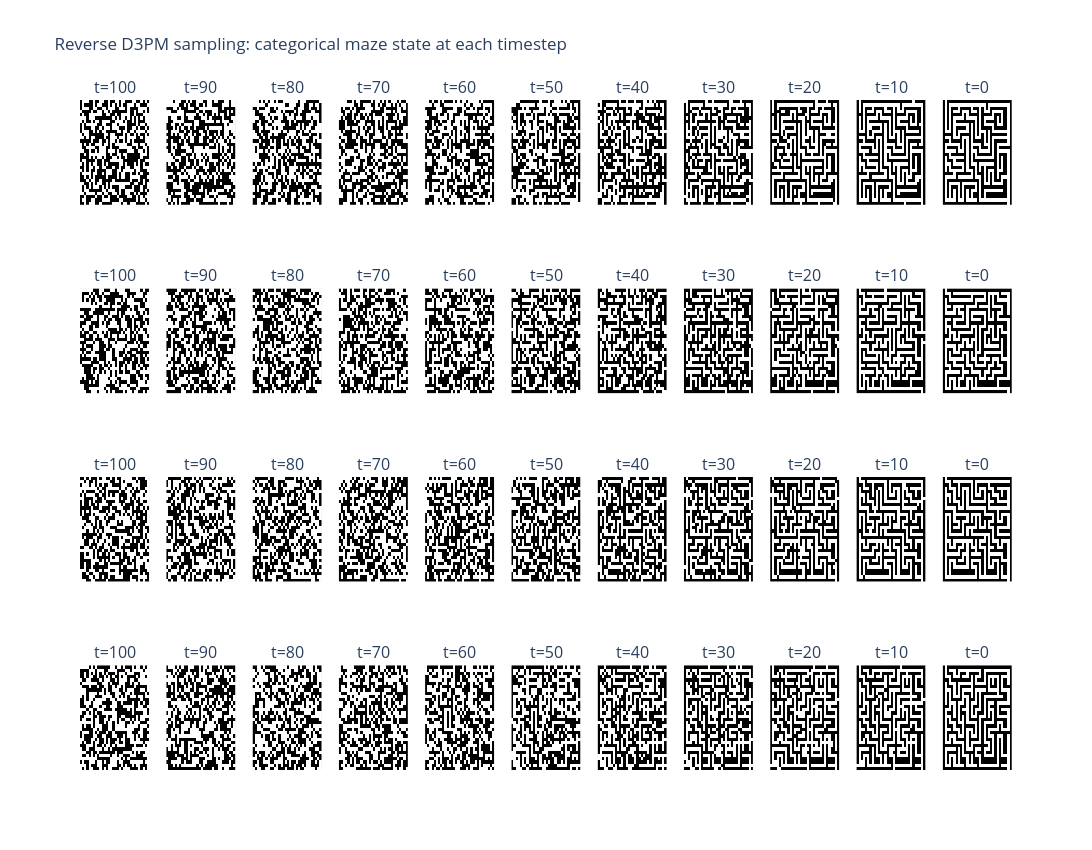
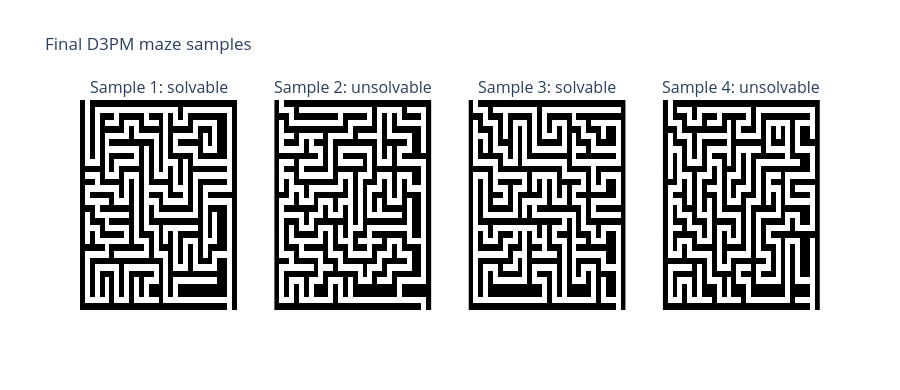

Notebook cell for these charts, in order:
### Markdown cell above
## 6. Reverse Sampling and Solvability

Start from the terminal prior, which is an independent fair binary state at every pixel. At each reverse timestep, the U-Net predicts clean-class probabilities; combine these with the exact categorical posterior to get `p_theta(x_{t-1} | x_t)`, then sample each pixel categorically. Unlike the continuous notebooks, the entire reverse trajectory consists of binary grids.

### Code cell
N_METRIC_SAMPLES = 128
N_TO_SHOW = 4
REVERSE_PREVIEW_TIMESTEPS = [100, 90, 80, 70, 60, 50, 40, 30, 20, 10, 0]


@torch.no_grad()
def sample_d3pm(model, n_samples, capture_timesteps=()):
    model.eval()
    x_t = torch.randint(
        0, NUM_CLASSES, (n_samples, 32, 32), device=DEVICE, dtype=torch.long
    )
    initial_prior = x_t.detach().clone()
    captures = {DIFFUSION_STEPS: x_t.detach().clone()}
    capture_timesteps = set(capture_timesteps)

    for t in reversed(range(1, DIFFUSION_STEPS + 1)):
        timesteps = torch.full((n_samples,), t, device=DEVICE, dtype=torch.long)
        logits_x0 = model(one_hot_pixels(x_t), timesteps)
        _, p_previous = reverse_distribution_from_logits(logits_x0, x_t, timesteps)
        probabilities = p_previous.permute(0, 2, 3, 1).reshape(-1, NUM_CLASSES)
        x_t = torch.multinomial(probabilities, num_samples=1).reshape(n_samples, 32, 32)
        if (t - 1) in capture_timesteps:
            captures[t - 1] = x_t.detach().clone()

    return x_t, captures, initial_prior


samples, reverse_snapshots, initial_prior = sample_d3pm(
    model, N_METRIC_SAMPLES, REVERSE_PREVIEW_TIMESTEPS
)
hard_samples = samples.cpu().numpy().astype(np.uint8)
print(
    "Terminal prior class-1 fraction: "
    f"{initial_prior.float().mean().item():.3f} (expected about 0.5)"
)

fig = make_subplots(
    rows=N_TO_SHOW,
    cols=len(REVERSE_PREVIEW_TIMESTEPS),
    subplot_titles=[
        f"t={t}" for _ in range(N_TO_SHOW) for t in REVERSE_PREVIEW_TIMESTEPS
    ],
)
for row in range(N_TO_SHOW):
    for col, timestep in enumerate(REVERSE_PREVIEW_TIMESTEPS, start=1):
        fig.add_trace(
            go.Heatmap(
                z=reverse_snapshots[timestep][row].cpu().numpy(),
                zmin=0,
                zmax=1,
                colorscale=[[0, "black"], [1, "white"]],
                showscale=False,
            ),
            row=row + 1,
            col=col,
        )
fig.update_layout(
    title="Reverse D3PM sampling: categorical maze state at each timestep",
    height=850,
    width=1900,
)
fig.update_xaxes(showticklabels=False)
fig.update_yaxes(showticklabels=False, autorange="reversed")
fig.show()

solved = [solvability_rate([maze]) for maze in hard_samples]
print(f"Solvable samples: {sum(solved)}/{len(solved)} ({np.mean(solved):.1%})")
hard_fig = make_subplots(
    rows=1,
    cols=N_TO_SHOW,
    subplot_titles=[
        f"Sample {i + 1}: {'solvable' if solved[i] else 'unsolvable'}"
        for i in range(N_TO_SHOW)
    ],
)
for i in range(N_TO_SHOW):
    hard_fig.add_trace(
        go.Heatmap(
            z=hard_samples[i],
            zmin=0,
            zmax=1,
            colorscale=[[0, "black"], [1, "white"]],
            showscale=False,
        ),
        row=1,
        col=i + 1,
    )
hard_fig.update_layout(title="Final D3PM maze samples", height=390, width=900)
hard_fig.update_xaxes(showticklabels=False)
hard_fig.update_yaxes(showticklabels=False, autorange="reversed")
hard_fig.show()

### Figure 1 — Plotly figure (JSON) as saved in the notebook; plotly's stock layout.template omitted (floating-point values rounded to 4 significant figures; data arrays with more than 128 entries replaced by an {"elided": "..."} marker saying what was removed)
{"data": [{"colorscale": [[0, "black"], [1, "white"]], "showscale": false, "type": "heatmap", "xaxis": "x", "yaxis": "y", "z": {"elided": "32x32 int values"}, "zmax": 1, "zmin": 0}, {"colorscale": [[0, "black"], [1, "white"]], "showscale": false, "type": "heatmap", "xaxis": "x2", "yaxis": "y2", "z": {"elided": "32x32 int values"}, "zmax": 1, "zmin": 0}, {"colorscale": [[0, "black"], [1, "white"]], "showscale": false, "type": "heatmap", "xaxis": "x3", "yaxis": "y3", "z": {"elided": "32x32 int values"}, "zmax": 1, "zmin": 0}, {"colorscale": [[0, "black"], [1, "white"]], "showscale": false, "type": "heatmap", "xaxis": "x4", "yaxis": "y4", "z": {"elided": "32x32 int values"}, "zmax": 1, "zmin": 0}, {"colorscale": [[0, "black"], [1, "white"]], "showscale": false, "type": "heatmap", "xaxis": "x5", "yaxis": "y5", "z": {"elided": "32x32 int values"}, "zmax": 1, "zmin": 0}, {"colorscale": [[0, "black"], [1, "white"]], "showscale": false, "type": "heatmap", "xaxis": "x6", "yaxis": "y6", "z": {"elided": "32x32 int values"}, "zmax": 1, "zmin": 0}, {"colorscale": [[0, "black"], [1, "white"]], "showscale": false, "type": "heatmap", "xaxis": "x7", "yaxis": "y7", "z": {"elided": "32x32 int values"}, "zmax": 1, "zmin": 0}, {"colorscale": [[0, "black"], [1, "white"]], "showscale": false, "type": "heatmap", "xaxis": "x8", "yaxis": "y8", "z": {"elided": "32x32 int values"}, "zmax": 1, "zmin": 0}, {"colorscale": [[0, "black"], [1, "white"]], "showscale": false, "type": "heatmap", "xaxis": "x9", "yaxis": "y9", "z": {"elided": "32x32 int values"}, "zmax": 1, "zmin": 0}, {"colorscale": [[0, "black"], [1, "white"]], "showscale": false, "type": "heatmap", "xaxis": "x10", "yaxis": "y10", "z": {"elided": "32x32 int values"}, "zmax": 1, "zmin": 0}, {"colorscale": [[0, "black"], [1, "white"]], "showscale": false, "type": "heatmap", "xaxis": "x11", "yaxis": "y11", "z": {"elided": "32x32 int values"}, "zmax": 1, "zmin": 0}, {"colorscale": [[0, "black"], [1, "white"]], "showscale": false, "type": "heatmap", "xaxis": "x12", "yaxis": "y12", "z": {"elided": "32x32 int values"}, "zmax": 1, "zmin": 0}, {"colorscale": [[0, "black"], [1, "white"]], "showscale": false, "type": "heatmap", "xaxis": "x13", "yaxis": "y13", "z": {"elided": "32x32 int values"}, "zmax": 1, "zmin": 0}, {"colorscale": [[0, "black"], [1, "white"]], "showscale": false, "type": "heatmap", "xaxis": "x14", "yaxis": "y14", "z": {"elided": "32x32 int values"}, "zmax": 1, "zmin": 0}, {"colorscale": [[0, "black"], [1, "white"]], "showscale": false, "type": "heatmap", "xaxis": "x15", "yaxis": "y15", "z": {"elided": "32x32 int values"}, "zmax": 1, "zmin": 0}, {"colorscale": [[0, "black"], [1, "white"]], "showscale": false, "type": "heatmap", "xaxis": "x16", "yaxis": "y16", "z": {"elided": "32x32 int values"}, "zmax": 1, "zmin": 0}, {"colorscale": [[0, "black"], [1, "white"]], "showscale": false, "type": "heatmap", "xaxis": "x17", "yaxis": "y17", "z": {"elided": "32x32 int values"}, "zmax": 1, "zmin": 0}, {"colorscale": [[0, "black"], [1, "white"]], "showscale": false, "type": "heatmap", "xaxis": "x18", "yaxis": "y18", "z": {"elided": "32x32 int values"}, "zmax": 1, "zmin": 0}, {"colorscale": [[0, "black"], [1, "white"]], "showscale": false, "type": "heatmap", "xaxis": "x19", "yaxis": "y19", "z": {"elided": "32x32 int values"}, "zmax": 1, "zmin": 0}, {"colorscale": [[0, "black"], [1, "white"]], "showscale": false, "type": "heatmap", "xaxis": "x20", "yaxis": "y20", "z": {"elided": "32x32 int values"}, "zmax": 1, "zmin": 0}, {"colorscale": [[0, "black"], [1, "white"]], "showscale": false, "type": "heatmap", "xaxis": "x21", "yaxis": "y21", "z": {"elided": "32x32 int values"}, "zmax": 1, "zmin": 0}, {"colorscale": [[0, "black"], [1, "white"]], "showscale": false, "type": "heatmap", "xaxis": "x22", "yaxis": "y22", "z": {"elided": "32x32 int values"}, "zmax": 1, "zmin": 0}, {"colorscale": [[0, "black"], [1, "white"]], "showscale": false, "type": "heatmap", "xaxis": "x23", "yaxis": "y23", "z": {"elided": "32x32 int values"}, "zmax": 1, "zmin": 0}, {"colorscale": [[0, "black"], [1, "white"]], "showscale": false, "type": "heatmap", "xaxis": "x24", "yaxis": "y24", "z": {"elided": "32x32 int values"}, "zmax": 1, "zmin": 0}, {"colorscale": [[0, "black"], [1, "white"]], "showscale": false, "type": "heatmap", "xaxis": "x25", "yaxis": "y25", "z": {"elided": "32x32 int values"}, "zmax": 1, "zmin": 0}, {"colorscale": [[0, "black"], [1, "white"]], "showscale": false, "type": "heatmap", "xaxis": "x26", "yaxis": "y26", "z": {"elided": "32x32 int values"}, "zmax": 1, "zmin": 0}, {"colorscale": [[0, "black"], [1, "white"]], "showscale": false, "type": "heatmap", "xaxis": "x27", "yaxis": "y27", "z": {"elided": "32x32 int values"}, "zmax": 1, "zmin": 0}, {"colorscale": [[0, "black"], [1, "white"]], "showscale": false, "type": "heatmap", "xaxis": "x28", "yaxis": "y28", "z": {"elided": "32x32 int values"}, "zmax": 1, "zmin": 0}, {"colorscale": [[0, "black"], [1, "white"]], "showscale": false, "type": "heatmap", "xaxis": "x29", "yaxis": "y29", "z": {"elided": "32x32 int values"}, "zmax": 1, "zmin": 0}, {"colorscale": [[0, "black"], [1, "white"]], "showscale": false, "type": "heatmap", "xaxis": "x30", "yaxis": "y30", "z": {"elided": "32x32 int values"}, "zmax": 1, "zmin": 0}, {"colorscale": [[0, "black"], [1, "white"]], "showscale": false, "type": "heatmap", "xaxis": "x31", "yaxis": "y31", "z": {"elided": "32x32 int values"}, "zmax": 1, "zmin": 0}, {"colorscale": [[0, "black"], [1, "white"]], "showscale": false, "type": "heatmap", "xaxis": "x32", "yaxis": "y32", "z": {"elided": "32x32 int values"}, "zmax": 1, "zmin": 0}, {"colorscale": [[0, "black"], [1, "white"]], "showscale": false, "type": "heatmap", "xaxis": "x33", "yaxis": "y33", "z": {"elided": "32x32 int values"}, "zmax": 1, "zmin": 0}, {"colorscale": [[0, "black"], [1, "white"]], "showscale": false, "type": "heatmap", "xaxis": "x34", "yaxis": "y34", "z": {"elided": "32x32 int values"}, "zmax": 1, "zmin": 0}, {"colorscale": [[0, "black"], [1, "white"]], "showscale": false, "type": "heatmap", "xaxis": "x35", "yaxis": "y35", "z": {"elided": "32x32 int values"}, "zmax": 1, "zmin": 0}, {"colorscale": [[0, "black"], [1, "white"]], "showscale": false, "type": "heatmap", "xaxis": "x36", "yaxis": "y36", "z": {"elided": "32x32 int values"}, "zmax": 1, "zmin": 0}, {"colorscale": [[0, "black"], [1, "white"]], "showscale": false, "type": "heatmap", "xaxis": "x37", "yaxis": "y37", "z": {"elided": "32x32 int values"}, "zmax": 1, "zmin": 0}, {"colorscale": [[0, "black"], [1, "white"]], "showscale": false, "type": "heatmap", "xaxis": "x38", "yaxis": "y38", "z": {"elided": "32x32 int values"}, "zmax": 1, "zmin": 0}, {"colorscale": [[0, "black"], [1, "white"]], "showscale": false, "type": "heatmap", "xaxis": "x39", "yaxis": "y39", "z": {"elided": "32x32 int values"}, "zmax": 1, "zmin": 0}, {"colorscale": [[0, "black"], [1, "white"]], "showscale": false, "type": "heatmap", "xaxis": "x40", "yaxis": "y40", "z": {"elided": "32x32 int values"}, "zmax": 1, "zmin": 0}, {"colorscale": [[0, "black"], [1, "white"]], "showscale": false, "type": "heatmap", "xaxis": "x41", "yaxis": "y41", "z": {"elided": "32x32 int values"}, "zmax": 1, "zmin": 0}, {"colorscale": [[0, "black"], [1, "white"]], "showscale": false, "type": "heatmap", "xaxis": "x42", "yaxis": "y42", "z": {"elided": "32x32 int values"}, "zmax": 1, "zmin": 0}, {"colorscale": [[0, "black"], [1, "white"]], "showscale": false, "type": "heatmap", "xaxis": "x43", "yaxis": "y43", "z": {"elided": "32x32 int values"}, "zmax": 1, "zmin": 0}, {"colorscale": [[0, "black"], [1, "white"]], "showscale": false, "type": "heatmap", "xaxis": "x44", "yaxis": "y44", "z": {"elided": "32x32 int values"}, "zmax": 1, "zmin": 0}], "layout": {"annotations": [{"font": {"size": 16}, "showarrow": false, "text": "t=100", "x": 0.03719, "xanchor": "center", "xref": "paper", "y": 1, "yanchor": "bottom", "yref": "paper"}, {"font": {"size": 16}, "showarrow": false, "text": "t=90", "x": 0.1298, "xanchor": "center", "xref": "paper", "y": 1, "yanchor": "bottom", "yref": "paper"}, {"font": {"size": 16}, "showarrow": false, "text": "t=80", "x": 0.2223, "xanchor": "center", "xref": "paper", "y": 1, "yanchor": "bottom", "yref": "paper"}, {"font": {"size": 16}, "showarrow": false, "text": "t=70", "x": 0.3149, "xanchor": "center", "xref": "paper", "y": 1, "yanchor": "bottom", "yref": "paper"}, {"font": {"size": 16}, "showarrow": false, "text": "t=60", "x": 0.4074, "xanchor": "center", "xref": "paper", "y": 1, "yanchor": "bottom", "yref": "paper"}, {"font": {"size": 16}, "showarrow": false, "text": "t=50", "x": 0.5, "xanchor": "center", "xref": "paper", "y": 1, "yanchor": "bottom", "yref": "paper"}, {"font": {"size": 16}, "showarrow": false, "text": "t=40", "x": 0.5926, "xanchor": "center", "xref": "paper", "y": 1, "yanchor": "bottom", "yref": "paper"}, {"font": {"size": 16}, "showarrow": false, "text": "t=30", "x": 0.6851, "xanchor": "center", "xref": "paper", "y": 1, "yanchor": "bottom", "yref": "paper"}, {"font": {"size": 16}, "showarrow": false, "text": "t=20", "x": 0.7777, "xanchor": "center", "xref": "paper", "y": 1, "yanchor": "bottom", "yref": "paper"}, {"font": {"size": 16}, "showarrow": false, "text": "t=10", "x": 0.8702, "xanchor": "center", "xref": "paper", "y": 1, "yanchor": "bottom", "yref": "paper"}, {"font": {"size": 16}, "showarrow": false, "text": "t=0", "x": 0.9628, "xanchor": "center", "xref": "paper", "y": 1, "yanchor": "bottom", "yref": "paper"}, {"font": {"size": 16}, "showarrow": false, "text": "t=100", "x": 0.03719, "xanchor": "center", "xref": "paper", "y": 0.7188, "yanchor": "bottom", "yref": "paper"}, {"font": {"size": 16}, "showarrow": false, "text": "t=90", "x": 0.1298, "xanchor": "center", "xref": "paper", "y": 0.7188, "yanchor": "bottom", "yref": "paper"}, {"font": {"size": 16}, "showarrow": false, "text": "t=80", "x": 0.2223, "xanchor": "center", "xref": "paper", "y": 0.7188, "yanchor": "bottom", "yref": "paper"}, {"font": {"size": 16}, "showarrow": false, "text": "t=70", "x": 0.3149, "xanchor": "center", "xref": "paper", "y": 0.7188, "yanchor": "bottom", "yref": "paper"}, {"font": {"size": 16}, "showarrow": false, "text": "t=60", "x": 0.4074, "xanchor": "center", "xref": "paper", "y": 0.7188, "yanchor": "bottom", "yref": "paper"}, {"font": {"size": 16}, "showarrow": false, "text": "t=50", "x": 0.5, "xanchor": "center", "xref": "paper", "y": 0.7188, "yanchor": "bottom", "yref": "paper"}, {"font": {"size": 16}, "showarrow": false, "text": "t=40", "x": 0.5926, "xanchor": "center", "xref": "paper", "y": 0.7188, "yanchor": "bottom", "yref": "paper"}, {"font": {"size": 16}, "showarrow": false, "text": "t=30", "x": 0.6851, "xanchor": "center", "xref": "paper", "y": 0.7188, "yanchor": "bottom", "yref": "paper"}, {"font": {"size": 16}, "showarrow": false, "text": "t=20", "x": 0.7777, "xanchor": "center", "xref": "paper", "y": 0.7188, "yanchor": "bottom", "yref": "paper"}, {"font": {"size": 16}, "showarrow": false, "text": "t=10", "x": 0.8702, "xanchor": "center", "xref": "paper", "y": 0.7188, "yanchor": "bottom", "yref": "paper"}, {"font": {"size": 16}, "showarrow": false, "text": "t=0", "x": 0.9628, "xanchor": "center", "xref": "paper", "y": 0.7188, "yanchor": "bottom", "yref": "paper"}, {"font": {"size": 16}, "showarrow": false, "text": "t=100", "x": 0.03719, "xanchor": "center", "xref": "paper", "y": 0.4375, "yanchor": "bottom", "yref": "paper"}, {"font": {"size": 16}, "showarrow": false, "text": "t=90", "x": 0.1298, "xanchor": "center", "xref": "paper", "y": 0.4375, "yanchor": "bottom", "yref": "paper"}, {"font": {"size": 16}, "showarrow": false, "text": "t=80", "x": 0.2223, "xanchor": "center", "xref": "paper", "y": 0.4375, "yanchor": "bottom", "yref": "paper"}, {"font": {"size": 16}, "showarrow": false, "text": "t=70", "x": 0.3149, "xanchor": "center", "xref": "paper", "y": 0.4375, "yanchor": "bottom", "yref": "paper"}, {"font": {"size": 16}, "showarrow": false, "text": "t=60", "x": 0.4074, "xanchor": "center", "xref": "paper", "y": 0.4375, "yanchor": "bottom", "yref": "paper"}, {"font": {"size": 16}, "showarrow": false, "text": "t=50", "x": 0.5, "xanchor": "center", "xref": "paper", "y": 0.4375, "yanchor": "bottom", "yref": "paper"}, {"font": {"size": 16}, "showarrow": false, "text": "t=40", "x": 0.5926, "xanchor": "center", "xref": "paper", "y": 0.4375, "yanchor": "bottom", "yref": "paper"}, {"font": {"size": 16}, "showarrow": false, "text": "t=30", "x": 0.6851, "xanchor": "center", "xref": "paper", "y": 0.4375, "yanchor": "bottom", "yref": "paper"}, {"font": {"size": 16}, "showarrow": false, "text": "t=20", "x": 0.7777, "xanchor": "center", "xref": "paper", "y": 0.4375, "yanchor": "bottom", "yref": "paper"}, {"font": {"size": 16}, "showarrow": false, "text": "t=10", "x": 0.8702, "xanchor": "center", "xref": "paper", "y": 0.4375, "yanchor": "bottom", "yref": "paper"}, {"font": {"size": 16}, "showarrow": false, "text": "t=0", "x": 0.9628, "xanchor": "center", "xref": "paper", "y": 0.4375, "yanchor": "bottom", "yref": "paper"}, {"font": {"size": 16}, "showarrow": false, "text": "t=100", "x": 0.03719, "xanchor": "center", "xref": "paper", "y": 0.1562, "yanchor": "bottom", "yref": "paper"}, {"font": {"size": 16}, "showarrow": false, "text": "t=90", "x": 0.1298, "xanchor": "center", "xref": "paper", "y": 0.1562, "yanchor": "bottom", "yref": "paper"}, {"font": {"size": 16}, "showarrow": false, "text": "t=80", "x": 0.2223, "xanchor": "center", "xref": "paper", "y": 0.1562, "yanchor": "bottom", "yref": "paper"}, {"font": {"size": 16}, "showarrow": false, "text": "t=70", "x": 0.3149, "xanchor": "center", "xref": "paper", "y": 0.1562, "yanchor": "bottom", "yref": "paper"}, {"font": {"size": 16}, "showarrow": false, "text": "t=60", "x": 0.4074, "xanchor": "center", "xref": "paper", "y": 0.1562, "yanchor": "bottom", "yref": "paper"}, {"font": {"size": 16}, "showarrow": false, "text": "t=50", "x": 0.5, "xanchor": "center", "xref": "paper", "y": 0.1562, "yanchor": "bottom", "yref": "paper"}, {"font": {"size": 16}, "showarrow": false, "text": "t=40", "x": 0.5926, "xanchor": "center", "xref": "paper", "y": 0.1562, "yanchor": "bottom", "yref": "paper"}, {"font": {"size": 16}, "showarrow": false, "text": "t=30", "x": 0.6851, "xanchor": "center", "xref": "paper", "y": 0.1562, "yanchor": "bottom", "yref": "paper"}, {"font": {"size": 16}, "showarrow": false, "text": "t=20", "x": 0.7777, "xanchor": "center", "xref": "paper", "y": 0.1562, "yanchor": "bottom", "yref": "paper"}, {"font": {"size": 16}, "showarrow": false, "text": "t=10", "x": 0.8702, "xanchor": "center", "xref": "paper", "y": 0.1562, "yanchor": "bottom", "yref": "paper"}, {"font": {"size": 16}, "showarrow": false, "text": "t=0", "x": 0.9628, "xanchor": "center", "xref": "paper", "y": 0.1562, "yanchor": "bottom", "yref": "paper"}], "height": 850, "title": {"text": "Reverse D3PM sampling: categorical maze state at each timestep"}, "width": 1900, "xaxis": {"anchor": "y", "domain": [0, 0.07438], "showticklabels": false}, "xaxis10": {"anchor": "y10", "domain": [0.8331, 0.9074], "showticklabels": false}, "xaxis11": {"anchor": "y11", "domain": [0.9256, 1.0], "showticklabels": false}, "xaxis12": {"anchor": "y12", "domain": [0, 0.07438], "showticklabels": false}, "xaxis13": {"anchor": "y13", "domain": [0.09256, 0.1669], "showticklabels": false}, "xaxis14": {"anchor": "y14", "domain": [0.1851, 0.2595], "showticklabels": false}, "xaxis15": {"anchor": "y15", "domain": [0.2777, 0.3521], "showticklabels": false}, "xaxis16": {"anchor": "y16", "domain": [0.3702, 0.4446], "showticklabels": false}, "xaxis17": {"anchor": "y17", "domain": [0.4628, 0.5372], "showticklabels": false}, "xaxis18": {"anchor": "y18", "domain": [0.5554, 0.6298], "showticklabels": false}, "xaxis19": {"anchor": "y19", "domain": [0.6479, 0.7223], "showticklabels": false}, "xaxis2": {"anchor": "y2", "domain": [0.09256, 0.1669], "showticklabels": false}, "xaxis20": {"anchor": "y20", "domain": [0.7405, 0.8149], "showticklabels": false}, "xaxis21": {"anchor": "y21", "domain": [0.8331, 0.9074], "showticklabels": false}, "xaxis22": {"anchor": "y22", "domain": [0.9256, 1.0], "showticklabels": false}, "xaxis23": {"anchor": "y23", "domain": [0, 0.07438], "showticklabels": false}, "xaxis24": {"anchor": "y24", "domain": [0.09256, 0.1669], "showticklabels": false}, "xaxis25": {"anchor": "y25", "domain": [0.1851, 0.2595], "showticklabels": false}, "xaxis26": {"anchor": "y26", "domain": [0.2777, 0.3521], "showticklabels": false}, "xaxis27": {"anchor": "y27", "domain": [0.3702, 0.4446], "showticklabels": false}, "xaxis28": {"anchor": "y28", "domain": [0.4628, 0.5372], "showticklabels": false}, "xaxis29": {"anchor": "y29", "domain": [0.5554, 0.6298], "showticklabels": false}, "xaxis3": {"anchor": "y3", "domain": [0.1851, 0.2595], "showticklabels": false}, "xaxis30": {"anchor": "y30", "domain": [0.6479, 0.7223], "showticklabels": false}, "xaxis31": {"anchor": "y31", "domain": [0.7405, 0.8149], "showticklabels": false}, "xaxis32": {"anchor": "y32", "domain": [0.8331, 0.9074], "showticklabels": false}, "xaxis33": {"anchor": "y33", "domain": [0.9256, 1.0], "showticklabels": false}, "xaxis34": {"anchor": "y34", "domain": [0, 0.07438], "showticklabels": false}, "xaxis35": {"anchor": "y35", "domain": [0.09256, 0.1669], "showticklabels": false}, "xaxis36": {"anchor": "y36", "domain": [0.1851, 0.2595], "showticklabels": false}, "xaxis37": {"anchor": "y37", "domain": [0.2777, 0.3521], "showticklabels": false}, "xaxis38": {"anchor": "y38", "domain": [0.3702, 0.4446], "showticklabels": false}, "xaxis39": {"anchor": "y39", "domain": [0.4628, 0.5372], "showticklabels": false}, "xaxis4": {"anchor": "y4", "domain": [0.2777, 0.3521], "showticklabels": false}, "xaxis40": {"anchor": "y40", "domain": [0.5554, 0.6298], "showticklabels": false}, "xaxis41": {"anchor": "y41", "domain": [0.6479, 0.7223], "showticklabels": false}, "xaxis42": {"anchor": "y42", "domain": [0.7405, 0.8149], "showticklabels": false}, "xaxis43": {"anchor": "y43", "domain": [0.8331, 0.9074], "showticklabels": false}, "xaxis44": {"anchor": "y44", "domain": [0.9256, 1.0], "showticklabels": false}, "xaxis5": {"anchor": "y5", "domain": [0.3702, 0.4446], "showticklabels": false}, "xaxis6": {"anchor": "y6", "domain": [0.4628, 0.5372], "showticklabels": false}, "xaxis7": {"anchor": "y7", "domain": [0.5554, 0.6298], "showticklabels": false}, "xaxis8": {"anchor": "y8", "domain": [0.6479, 0.7223], "showticklabels": false}, "xaxis9": {"anchor": "y9", "domain": [0.7405, 0.8149], "showticklabels": false}, "yaxis": {"anchor": "x", "autorange": "reversed", "domain": [0.8438, 1], "showticklabels": false}, "yaxis10": {"anchor": "x10", "autorange": "reversed", "domain": [0.8438, 1], "showticklabels": false}, "yaxis11": {"anchor": "x11", "autorange": "reversed", "domain": [0.8438, 1], "showticklabels": false}, "yaxis12": {"anchor": "x12", "autorange": "reversed", "domain": [0.5625, 0.7188], "showticklabels": false}, "yaxis13": {"anchor": "x13", "autorange": "reversed", "domain": [0.5625, 0.7188], "showticklabels": false}, "yaxis14": {"anchor": "x14", "autorange": "reversed", "domain": [0.5625, 0.7188], "showticklabels": false}, "yaxis15": {"anchor": "x15", "autorange": "reversed", "domain": [0.5625, 0.7188], "showticklabels": false}, "yaxis16": {"anchor": "x16", "autorange": "reversed", "domain": [0.5625, 0.7188], "showticklabels": false}, "yaxis17": {"anchor": "x17", "autorange": "reversed", "domain": [0.5625, 0.7188], "showticklabels": false}, "yaxis18": {"anchor": "x18", "autorange": "reversed", "domain": [0.5625, 0.7188], "showticklabels": false}, "yaxis19": {"anchor": "x19", "autorange": "reversed", "domain": [0.5625, 0.7188], "showticklabels": false}, "yaxis2": {"anchor": "x2", "autorange": "reversed", "domain": [0.8438, 1], "showticklabels": false}, "yaxis20": {"anchor": "x20", "autorange": "reversed", "domain": [0.5625, 0.7188], "showticklabels": false}, "yaxis21": {"anchor": "x21", "autorange": "reversed", "domain": [0.5625, 0.7188], "showticklabels": false}, "yaxis22": {"anchor": "x22", "autorange": "reversed", "domain": [0.5625, 0.7188], "showticklabels": false}, "yaxis23": {"anchor": "x23", "autorange": "reversed", "domain": [0.2812, 0.4375], "showticklabels": false}, "yaxis24": {"anchor": "x24", "autorange": "reversed", "domain": [0.2812, 0.4375], "showticklabels": false}, "yaxis25": {"anchor": "x25", "autorange": "reversed", "domain": [0.2812, 0.4375], "showticklabels": false}, "yaxis26": {"anchor": "x26", "autorange": "reversed", "domain": [0.2812, 0.4375], "showticklabels": false}, "yaxis27": {"anchor": "x27", "autorange": "reversed", "domain": [0.2812, 0.4375], "showticklabels": false}, "yaxis28": {"anchor": "x28", "autorange": "reversed", "domain": [0.2812, 0.4375], "showticklabels": false}, "yaxis29": {"anchor": "x29", "autorange": "reversed", "domain": [0.2812, 0.4375], "showticklabels": false}, "yaxis3": {"anchor": "x3", "autorange": "reversed", "domain": [0.8438, 1], "showticklabels": false}, "yaxis30": {"anchor": "x30", "autorange": "reversed", "domain": [0.2812, 0.4375], "showticklabels": false}, "yaxis31": {"anchor": "x31", "autorange": "reversed", "domain": [0.2812, 0.4375], "showticklabels": false}, "yaxis32": {"anchor": "x32", "autorange": "reversed", "domain": [0.2812, 0.4375], "showticklabels": false}, "yaxis33": {"anchor": "x33", "autorange": "reversed", "domain": [0.2812, 0.4375], "showticklabels": false}, "yaxis34": {"anchor": "x34", "autorange": "reversed", "domain": [0, 0.1562], "showticklabels": false}, "yaxis35": {"anchor": "x35", "autorange": "reversed", "domain": [0, 0.1562], "showticklabels": false}, "yaxis36": {"anchor": "x36", "autorange": "reversed", "domain": [0, 0.1562], "showticklabels": false}, "yaxis37": {"anchor": "x37", "autorange": "reversed", "domain": [0, 0.1562], "showticklabels": false}, "yaxis38": {"anchor": "x38", "autorange": "reversed", "domain": [0, 0.1562], "showticklabels": false}, "yaxis39": {"anchor": "x39", "autorange": "reversed", "domain": [0, 0.1562], "showticklabels": false}, "yaxis4": {"anchor": "x4", "autorange": "reversed", "domain": [0.8438, 1], "showticklabels": false}, "yaxis40": {"anchor": "x40", "autorange": "reversed", "domain": [0, 0.1562], "showticklabels": false}, "yaxis41": {"anchor": "x41", "autorange": "reversed", "domain": [0, 0.1562], "showticklabels": false}, "yaxis42": {"anchor": "x42", "autorange": "reversed", "domain": [0, 0.1562], "showticklabels": false}, "yaxis43": {"anchor": "x43", "autorange": "reversed", "domain": [0, 0.1562], "showticklabels": false}, "yaxis44": {"anchor": "x44", "autorange": "reversed", "domain": [0, 0.1562], "showticklabels": false}, "yaxis5": {"anchor": "x5", "autorange": "reversed", "domain": [0.8438, 1], "showticklabels": false}, "yaxis6": {"anchor": "x6", "autorange": "reversed", "domain": [0.8438, 1], "showticklabels": false}, "yaxis7": {"anchor": "x7", "autorange": "reversed", "domain": [0.8438, 1], "showticklabels": false}, "yaxis8": {"anchor": "x8", "autorange": "reversed", "domain": [0.8438, 1], "showticklabels": false}, "yaxis9": {"anchor": "x9", "autorange": "reversed", "domain": [0.8438, 1], "showticklabels": false}}}

### Figure 2 — Plotly figure (JSON) as saved in the notebook; plotly's stock layout.template omitted (floating-point values rounded to 4 significant figures; data arrays with more than 128 entries replaced by an {"elided": "..."} marker saying what was removed)
{"data": [{"colorscale": [[0, "black"], [1, "white"]], "showscale": false, "type": "heatmap", "xaxis": "x", "yaxis": "y", "z": {"elided": "32x32 int values"}, "zmax": 1, "zmin": 0}, {"colorscale": [[0, "black"], [1, "white"]], "showscale": false, "type": "heatmap", "xaxis": "x2", "yaxis": "y2", "z": {"elided": "32x32 int values"}, "zmax": 1, "zmin": 0}, {"colorscale": [[0, "black"], [1, "white"]], "showscale": false, "type": "heatmap", "xaxis": "x3", "yaxis": "y3", "z": {"elided": "32x32 int values"}, "zmax": 1, "zmin": 0}, {"colorscale": [[0, "black"], [1, "white"]], "showscale": false, "type": "heatmap", "xaxis": "x4", "yaxis": "y4", "z": {"elided": "32x32 int values"}, "zmax": 1, "zmin": 0}], "layout": {"annotations": [{"font": {"size": 16}, "showarrow": false, "text": "Sample 1: solvable", "x": 0.1062, "xanchor": "center", "xref": "paper", "y": 1, "yanchor": "bottom", "yref": "paper"}, {"font": {"size": 16}, "showarrow": false, "text": "Sample 2: unsolvable", "x": 0.3688, "xanchor": "center", "xref": "paper", "y": 1, "yanchor": "bottom", "yref": "paper"}, {"font": {"size": 16}, "showarrow": false, "text": "Sample 3: solvable", "x": 0.6313, "xanchor": "center", "xref": "paper", "y": 1, "yanchor": "bottom", "yref": "paper"}, {"font": {"size": 16}, "showarrow": false, "text": "Sample 4: unsolvable", "x": 0.8938, "xanchor": "center", "xref": "paper", "y": 1, "yanchor": "bottom", "yref": "paper"}], "height": 390, "title": {"text": "Final D3PM maze samples"}, "width": 900, "xaxis": {"anchor": "y", "domain": [0, 0.2125], "showticklabels": false}, "xaxis2": {"anchor": "y2", "domain": [0.2625, 0.475], "showticklabels": false}, "xaxis3": {"anchor": "y3", "domain": [0.525, 0.7375], "showticklabels": false}, "xaxis4": {"anchor": "y4", "domain": [0.7875, 1], "showticklabels": false}, "yaxis": {"anchor": "x", "autorange": "reversed", "domain": [0, 1], "showticklabels": false}, "yaxis2": {"anchor": "x2", "autorange": "reversed", "domain": [0, 1], "showticklabels": false}, "yaxis3": {"anchor": "x3", "autorange": "reversed", "domain": [0, 1], "showticklabels": false}, "yaxis4": {"anchor": "x4", "autorange": "reversed", "domain": [0, 1], "showticklabels": false}}}
